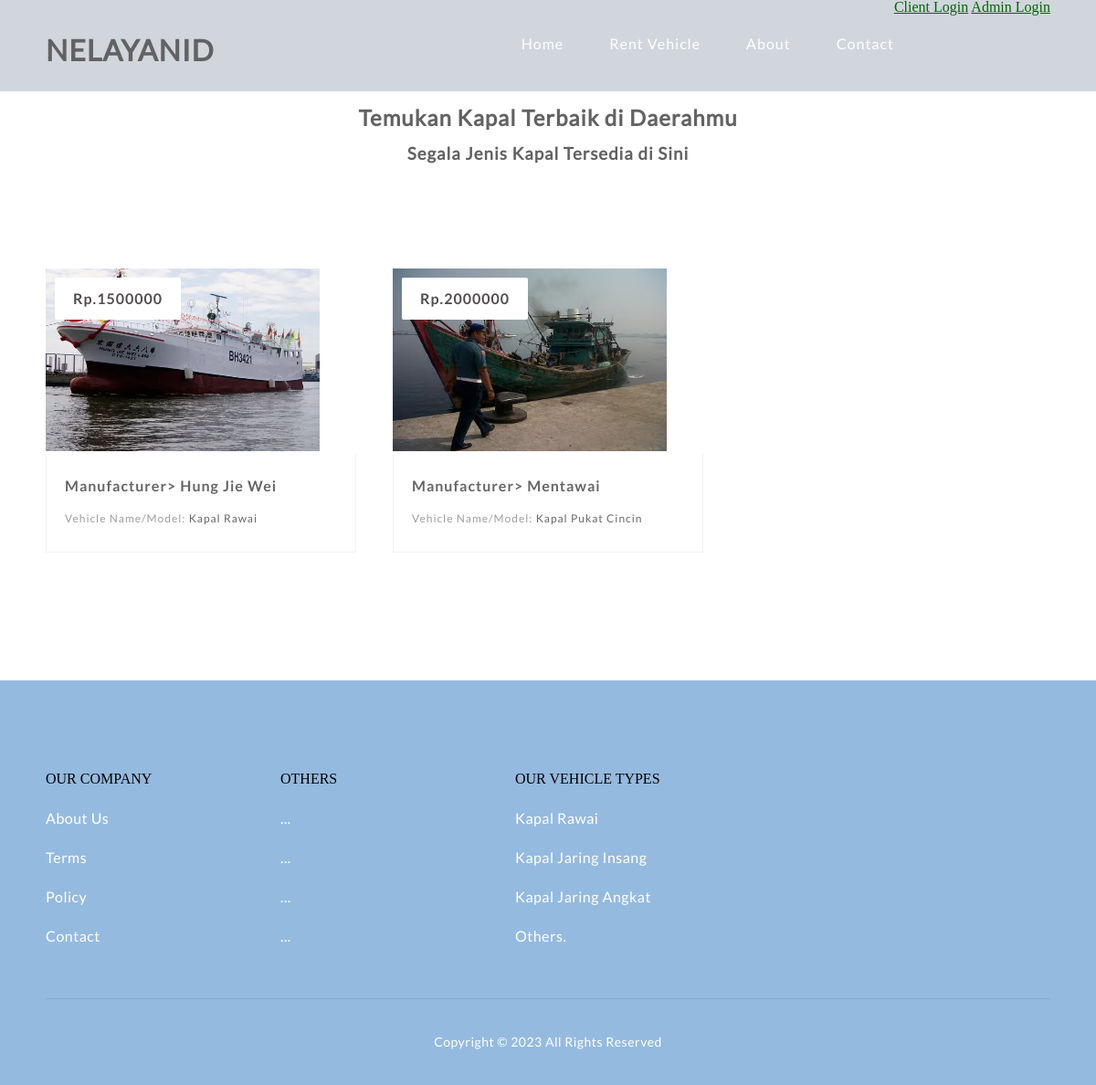
The page / on the database its author committed.
### tables this page shows
CREATE TABLE `cars` (
  `car_id` int(11) NOT NULL,
  `car_name` varchar(255) NOT NULL,
  `car_type` varchar(255) NOT NULL,
  `image` text NOT NULL,
  `hire_cost` int(11) NOT NULL,
  `capacity` int(11) NOT NULL,
  `status` varchar(255) NOT NULL
);

### index.php (the view, shortened to what this page needs)
<!DOCTYPE html>
<html lang="en">
<head>
	<link rel="stylesheet" type="text/css" href="css/reset.css">
	<link rel="stylesheet" type="text/css" href="css/responsive.css">
</head>
<body>
	<section class="">
		<?php
			include 'header.php';
		?>
			<section class="caption">
				<h2 class="caption" style="text-align: center">Temukan Kapal Terbaik di Daerahmu</h2>
				<h3 class="properties" style="text-align: center">Segala Jenis Kapal Tersedia di Sini</h3>
			</section>
	</section>
	<section class="listings">
		<div class="wrapper">
			<ul class="properties_list">
			<?php
						include 'includes/config.php';
						$sel = "SELECT * FROM cars WHERE status = 'Available'";
						$rs = $conn->query($sel);
						while($rws = $rs->fetch_assoc()){
			?>
				<li>
					<a href="book_car.php?id=<?php echo $rws['car_id'] ?>">
						<img class="thumb" src="cars/<?php echo $rws['image'];?>" width="300" height="200">
					</a>
					<span class="price"><?php echo 'Rp.'.$rws['hire_cost'];?></span>
					<div class="property_details">
						<h1>
							<a href="book_car.php?id=<?php echo $rws['car_id'] ?>"><?php echo 'Manufacturer> '.$rws['car_type'];?></a>
						</h1>
						<h2>Vehicle Name/Model: <span class="property_size"><?php echo $rws['car_name'];?></span></h2>
					</div>
				</li>
			<?php
				}
			?>
			</ul>
		</div>
	</section>
	<footer>
		<div class="wrapper footer">
			<ul>
				<li class="links">
					<ul>
						<li>OUR COMPANY</li>
						<li><a href="#">About Us</a></li>
						<li><a href="#">Terms</a></li>
						<li><a href="#">Policy</a></li>
						<li><a href="#">Contact</a></li>
					</ul>
				</li>
				<li class="links">
					<ul>
						<li>OTHERS</li>
						<li><a href="#">...</a></li>
						<li><a href="#">...</a></li>
						<li><a href="#">...</a></li>
						<li><a href="#">...</a></li>
					</ul>
				</li>
				<li class="links">
						<ul>
						<li>OUR VEHICLE TYPES</li>
						<li><a href="#">Kapal Rawai</a></li>
						<li><a href="#">Kapal Jaring Insang</a></li>
						<li><a href="#">Kapal Jaring Angkat</a></li>
						<li><a href="#">Others.</a></li>
					</ul>
				</li>
				<?php include_once "includes/footer.php"; ?>

### css/responsive.css (style rules this page uses)
body { background: #fff; }
.wrapper { max-width: 1100px; margin: 0 auto; position: relative; }
h1, h2, h3, h4, h5 ,h6 { color: #626262; font-family: "lato-regular", Helvetica, Arial, sans-serif; letter-spacing: 1px; }
h1 { font-size: 2em; margin: .67em 0 }
h2 { font-size: 1.5em; margin: .75em 0 }
h3 { font-size: 1.17em; margin: .83em 0 }
h1, h2, h3, h4, h5, h6 { font-weight: bolder }
.listings { padding: 100px 0; }
.listings ul.properties_list { list-style: none; overflow: hidden; }
.listings ul.properties_list li { display: block; width: 30.90909090909091%; height: auto; position: relative; float: left; margin: 0 3.636363636363636% 3.636363636363636% 0; }
.listings ul.properties_list li .price { position: absolute; top: 10px; left: 10px; padding: 15px 20px; background: #ffffff; color: #514d4d; font-family: "lato-bold", Helvetica, Arial, sans-serif; font-size: 16px; font-weight: bold; letter-spacing: 1px; border-radius: 2px; -webkit-border-radius: 2px; -moz-border-radius: 2px; -o-border-radius: 2px; }
.listings ul li .property_details { width: 87.64705882352941%; padding: 2.941176470588235% 5.882352941176471% 4.117647058823529% 5.882352941176471%; border-bottom: 1px solid #f2f1f1; border-left: 1px solid #f2f1f1; border-right: 1px solid #f2f1f1; transition: all .2s linear; -webkit-transition: all .2s linear; -moz-transition: all .2s linear; -o-transition: all .2s linear; }
.listings ul li .property_details h1 { color: #666464; font-family: "lato-bold", Helvetica, Arial, sans-serif; font-size: 16px!important; font-weight: bold; margin-bottom: 5px; line-height: 28px; }
.listings ul li .property_details h1 a { text-decoration: none; color: #666464; }
.listings ul li .property_details h2 { color: #9d9d9d; font-family: "lato-regular", Helvetica, Arial, sans-serif; font-size: 12px; line-height: 26px; font-weight: normal; }
.listings ul li .property_details .property_size { color: #676767; }
footer { padding-top: 100px; background: #95badf; }
footer .footer > ul { overflow: hidden; }
footer .footer > ul > li { display: block; float: left; list-style: none; margin-right: 60px; }
footer .footer > ul > li.links { width: 197px; }
footer ul li.links > ul > li { display: block; width: 100%; list-style: none; margin-bottom: 27px; }
footer ul li.links > ul > li:last-child { margin-bottom: 0; }
footer .footer > ul > li.links li a { text-decoration: none; display: block; color: #fff; font-family: "lato-regular", Helvetica, Arial, sans-serif; font-size: 16px; letter-spacing: .5px; text-align: left; }

### rows shown on the page
cars: image (picture), hire_cost "1500000", car_type "Hung Jie Wei", car_name "Kapal Rawai"
cars: image (picture), hire_cost "2000000", car_type "Mentawai", car_name "Kapal Pukat Cincin"
